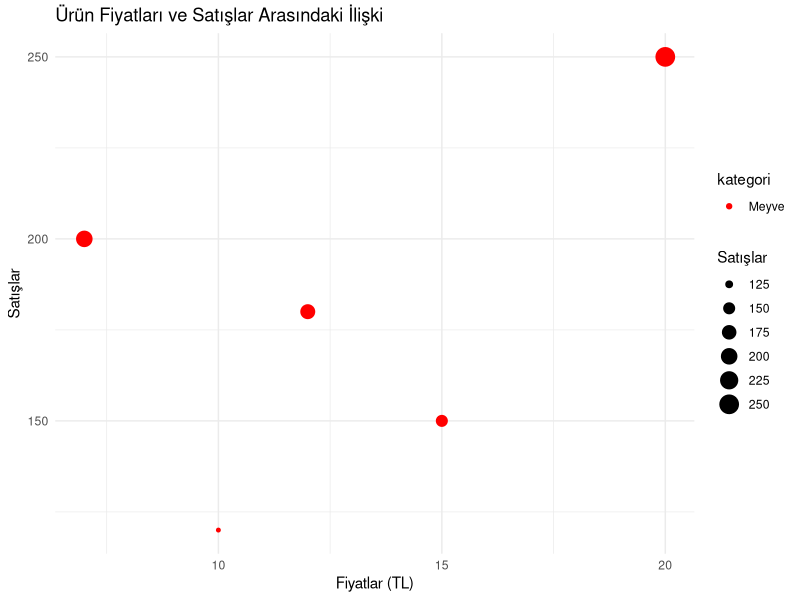

The R script that drew this image:
library(ggplot2)

# Veri seti: Ürünler, fiyatlar ve satışlar
urunler <- data.frame(
  urun = c("Elma", "Armut", "Muz", "Portakal", "Kiraz"),
  fiyat = c(10, 15, 7, 12, 20),
  satislar = c(120, 150, 200, 180, 250),
  kategori = c("Meyve", "Meyve", "Meyve", "Meyve", "Meyve")
)

# Grafik oluşturma
ggplot(data = urunler, aes(x = fiyat, y = satislar, color = kategori, size = satislar)) +
  geom_point() +                                         # Serpme grafiği ile veriyi gösteriyoruz
  ggtitle("Ürün Fiyatları ve Satışlar Arasındaki İlişki") +   # Başlık ekliyoruz
  xlab("Fiyatlar (TL)") +                                # X ekseni etiketi
  ylab("Satışlar") +                                     # Y ekseni etiketi
  scale_size_continuous(name = "Satışlar") +              # Satışları boyutla gösteriyoruz
  scale_color_manual(values = c("red", "green", "blue")) + # Kategorilere özel renkler
  theme_minimal()                                        # Minimalist tema
